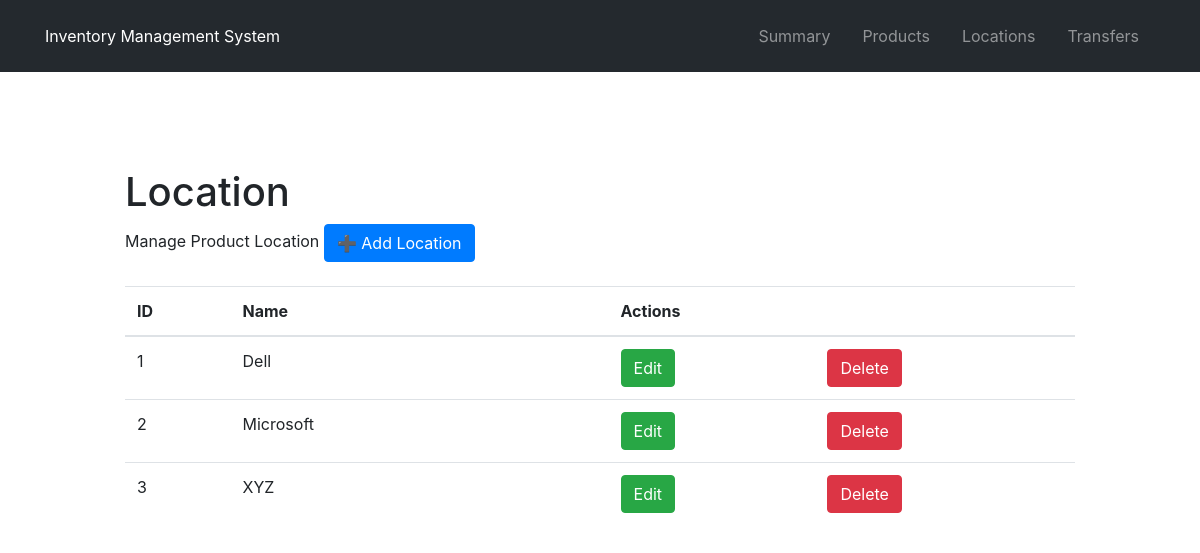
Page /location on the earlier database version.
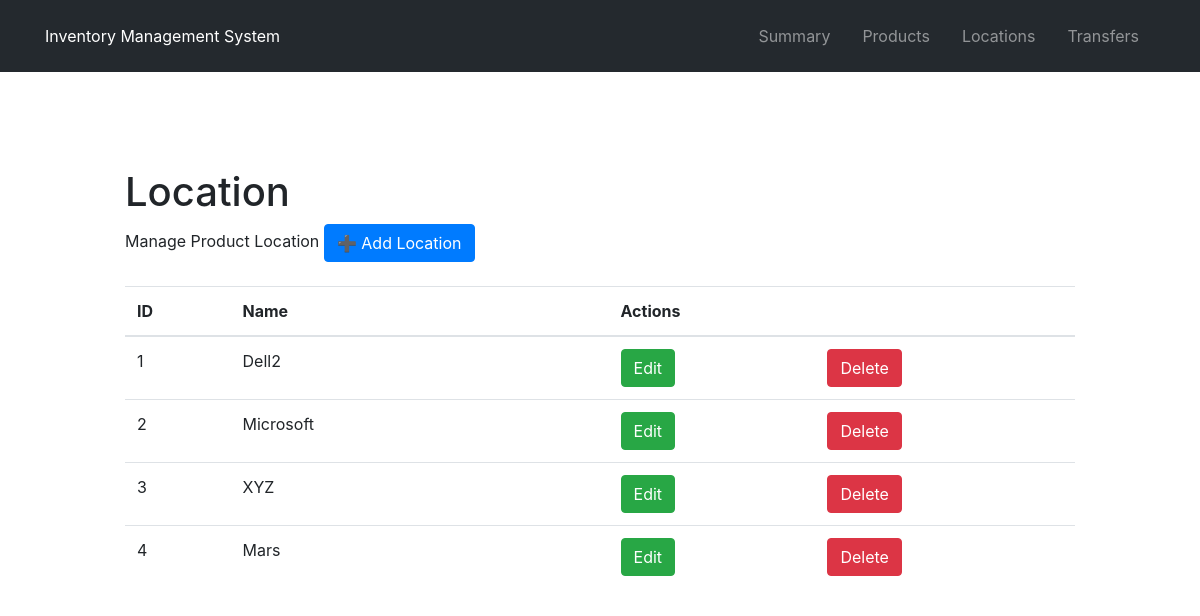
Same page on the later database version.
### inventory/models/location.py (models this page shows, shortened)
class Location(db.Model):
  __tablename__ = 'location'
  location_id = db.Column(db.Integer, primary_key= True)
  location_name = db.Column(db.String(35),unique = True, nullable = False)

### inventory/controllers/inventory.py (the view)
@blueprint.route("/location", methods=['GET', 'POST'])
def location():
  if (request.method == "POST") and ('location_name' in request.form):
    location_name = request.form["location_name"]
    new_location = Location(location_name=location_name)
    try:
      db.session.add(new_location)
      db.session.commit()
      return redirect("/location")
    except:
      locations = Location.query.order_by(Location.location_id).all()
      return render_template("inventory/location.html", locations=locations)
  else:
    locations = Location.query.order_by(Location.location_id).all()
    return render_template("inventory/location.html", locations=locations)

### inventory/templates/inventory/location.html (shortened to what this page needs)
{% extends "layouts/layout.html" %}
{% block content %}
<div class="container py-5 my-5" style="max-width: 980px;">
   <h1>Location</h1>
   <div class="mb-4" >
      <p style="display: inline-block;margin:0;"> Manage Product Location</p>
      <button type="button" class="btn btn-primary" data-toggle="modal" data-target="#exampleModal"> ➕ Add Location</button>
   </div>
   <div>
      <table class="table table-hover">
         <thead>
            <tr>
               <th>ID</th>
               <th>Name</th>
               <th></th>
               <th></th>
              <th  colspan="2">Actions</th>
            </tr>
         </thead>
         <tbody>
            {% for data in locations %}
            <tr>
               <td>{{data.location_id}}</td>
               <td>{{data.location_name}}</td>
              <td></td>
              <td></td>
               <td>
                    <button type="button" class="btn btn-success" data-toggle="modal" data-target = "#editModal{{data.location_id}}" >
      Edit</button>
               </td>
               <td>
                  <a href="{{ url_for('inventory.deleteLocation', location_id = data.location_id) }}">
       <button type="button" class="btn btn-danger">
      Delete</button></a>
               </td>
            </tr>
            {% endfor %}
         </tbody>
      </table>
   </div>
</div>
{% endblock %}

Differences in the rows shown:
changed Location id 1: location_name "Dell" → "Dell2"
added Location: location_id "4", location_name "Mars"
